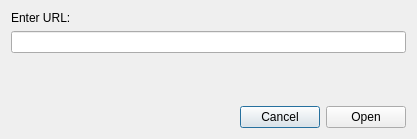
<?xml version="1.0" encoding="UTF-8"?>
<ui version="4.0">
 <class>UrlDialog</class>
 <widget class="QDialog" name="UrlDialog">
  <property name="geometry">
   <rect>
    <x>0</x>
    <y>0</y>
    <width>417</width>
    <height>139</height>
   </rect>
  </property>
  <property name="windowTitle">
   <string>Dialog</string>
  </property>
  <layout class="QGridLayout" name="gridLayout">
   <item row="1" column="0">
    <layout class="QVBoxLayout" name="verticalLayout">
     <item>
      <widget class="QLabel" name="label">
       <property name="text">
        <string>Enter URL:</string>
       </property>
      </widget>
     </item>
     <item>
      <widget class="QLineEdit" name="urlEntry"/>
     </item>
     <item>
      <spacer name="verticalSpacer">
       <property name="orientation">
        <enum>Qt::Vertical</enum>
       </property>
       <property name="sizeHint" stdset="0">
        <size>
         <width>20</width>
         <height>40</height>
        </size>
       </property>
      </spacer>
     </item>
     <item>
      <layout class="QHBoxLayout" name="horizontalLayout">
       <item>
        <spacer name="horizontalSpacer">
         <property name="orientation">
          <enum>Qt::Horizontal</enum>
         </property>
         <property name="sizeHint" stdset="0">
          <size>
           <width>40</width>
           <height>20</height>
          </size>
         </property>
        </spacer>
       </item>
       <item>
        <widget class="QPushButton" name="cancelButton">
         <property name="text">
          <string>Cancel</string>
         </property>
        </widget>
       </item>
       <item>
        <widget class="QPushButton" name="openButton">
         <property name="text">
          <string>Open</string>
         </property>
        </widget>
       </item>
      </layout>
     </item>
    </layout>
   </item>
  </layout>
 </widget>
 <resources/>
 <connections/>
</ui>
